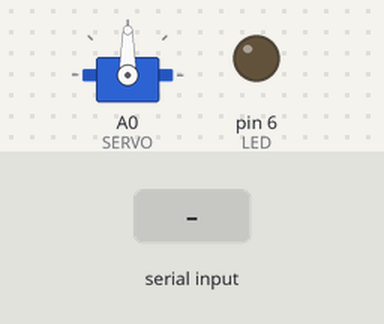
Bench run of a sketch on a simulated Arduino Uno, built with avr-gcc and run on an emulated ATmega328P. Parts: servo, output pins drawn as LEDs (lit = HIGH). The inputs (shaded band) are chosen by the test bench.

Above: at 1.2 s.
1.3 s: "90,45\n" received over Serial
At 4.1 s:
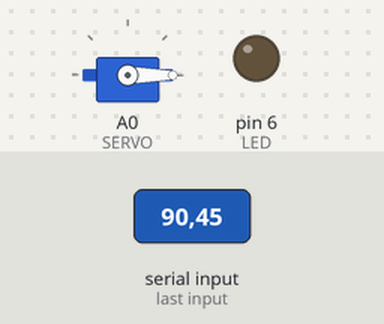
4.3 s: "30,150\n" received over Serial
At 5.6 s:
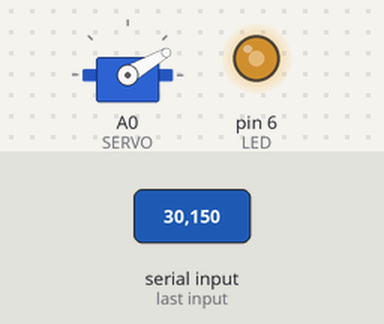
7.3 s: "200\n" received over Serial
At 9.5 s:
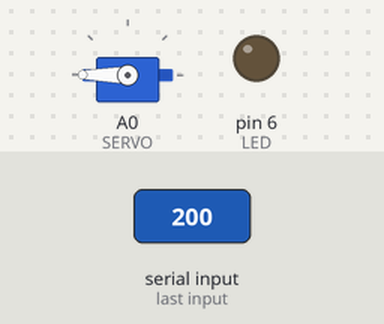
9.8 s: "1,90\n" received over Serial
At 10.9 s:
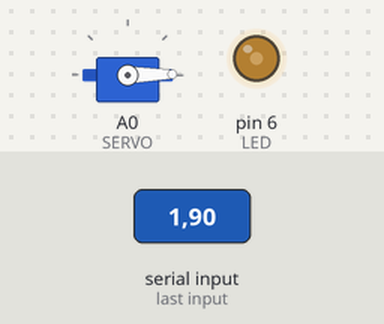
12.8 s: "1,90,45\n" received over Serial
At 15.2 s:
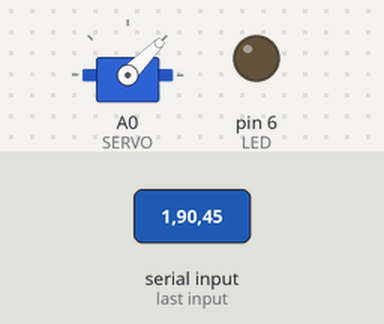
Timing chart, 0 to 16.3 s (numbered marks = the images above; inputs shaded):
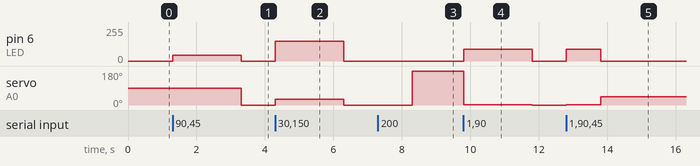

The sketch:

ex10_08_a.ino
```cpp
// 아두이노: 수신된 두 개의 정수로 서보모터 각도 및 LED 밝기 제어

#include <Servo.h>			// Servo 클래스가 선언된 헤더파일 가져오기
#define LED 6
#define SERVO A0
Servo servo;				// Servo 클래스를 이용한 servo 객체의 선언 및 생성

void setup() {
  pinMode(LED, OUTPUT);
  pinMode(SERVO, OUTPUT);
  servo.attach(SERVO);			// SERVO핀(→A0)을 servo 객체에 연결
  Serial.begin(9600);
}

void loop() {
  while (Serial.available()) {		// 수신 버퍼에 수신값이 있을 때
    int value1 = Serial.parseInt();	// 서보모터 각도값 수신
    int value2 = Serial.parseInt();	// LED 밝기값 수신
    servo.write(value1);
    analogWrite(LED, value2);
  }
}
```

Measured:
- after the input at 1.3 s, pin 6 (LED): 0/255 → 45/255 at once, → 0/255 2.0 s later; servo on A0 (SERVO): 90° → 0° after 2.0 s
- after the input at 4.3 s, pin 6 (LED): 0/255 → 150/255 at once, → 0/255 2.0 s later; servo on A0 (SERVO): 0° → 30° at once, → 0° 2.0 s later
- after the input at 7.3 s, servo on A0 (SERVO): 0° → 180° after 1.0 s
- after the input at 9.8 s, pin 6 (LED): 0/255 → 90/255 at once, → 0/255 2.0 s later; servo on A0 (SERVO): 180° → 1° at once, → 0° 2.0 s later
- after the input at 12.8 s, pin 6 (LED): 0/255 → 90/255 at once, → 0/255 1.0 s later; servo on A0 (SERVO): 0° → 1° at once, → 45° 1.0 s later
